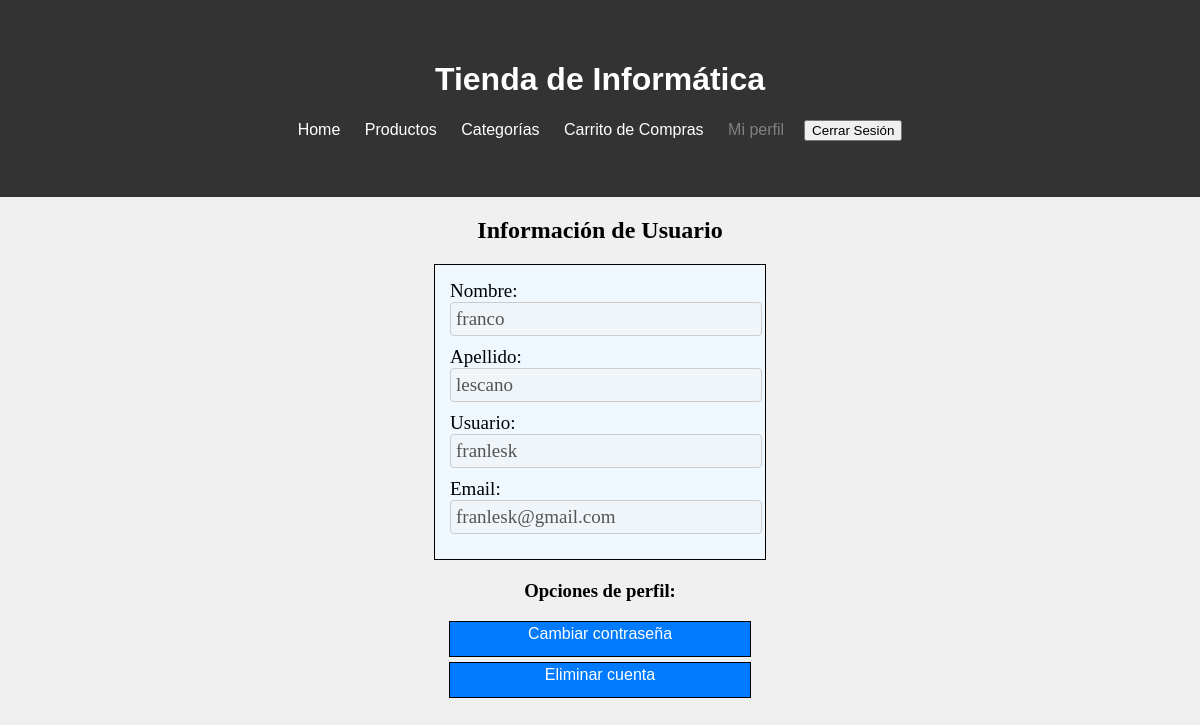
Screenshot of /Front/mostrar_perfil.php (signed in) with the database file from the repository.
### tables this page shows
CREATE TABLE `usuario` (
  `usuario_id` int(11) NOT NULL AUTO_INCREMENT,
  `usuario_nombre` varchar(40) NOT NULL,
  `usuario_apellido` varchar(40) NOT NULL,
  `usuario_usuario` varchar(20) NOT NULL,
  `usuario_clave` varchar(200) NOT NULL,
  `usuario_email` varchar(70) NOT NULL,
  PRIMARY KEY (`usuario_id`)
);

### php/repositorio.php (called while the page is built, shortened)
<?php
class Repositorio {
    private $conexion;
    public function __construct($conexion) {
        $this->conexion = $conexion;
    }
    public function obtenerUsuarioPorID($usuarioID) {
        $sql = "SELECT * FROM usuario WHERE usuario_id = ?";
        $stmt = $this->conexion->prepare($sql);
        $stmt->execute([$usuarioID]);
        $resultado = $stmt->fetch(PDO::FETCH_ASSOC);
        if ($resultado) {
            return new Usuario(
                $resultado['usuario_nombre'],
                $resultado['usuario_apellido'],
                $resultado['usuario_usuario'],
                $resultado['usuario_email'],
                $resultado['usuario_clave']
            );
        } else {
            return null;
        }
    }
}
?>

### php/usuario.php (called while the page is built, shortened)
<?php
class Usuario {
    private $usuario_nombre;
    private $usuario_apellido;
    private $usuario_usuario;
    private $usuario_email;
    public function __construct($usuario_nombre, $usuario_apellido, $usuario_usuario, $usuario_email, $usuario_clave) {
        $this->usuario_nombre = $usuario_nombre;
        $this->usuario_apellido = $usuario_apellido;
        $this->usuario_usuario = $usuario_usuario;
        $this->usuario_email = $usuario_email;
    }
    public function getNombre() {
        return $this->usuario_nombre;
    }
    public function getApellido() {
        return $this->usuario_apellido;
    }
    public function getUsuario() {
        return $this->usuario_usuario;
    }
    public function getEmail() {
        return $this->usuario_email;
    }
}
?>

### Front/perfil.php (the view, shortened to what this page needs)
<?php
require_once "../Controladores/conexion.php";
require_once "../php/usuario.php";
require_once "../php/repositorio.php";
if (isset($_SESSION['usuario_id'])) {
    $usuarioID = $_SESSION['usuario_id'];
    $conexion = conexion();
    $repositorio = new Repositorio($conexion);
    $usuario = $repositorio->obtenerUsuarioPorID($usuarioID);
    if ($usuario) {
        echo '<h2>Información de Usuario</h3>';
        echo '<form class="perfil_form">';
        echo '<label for="nombre">Nombre:</label>';
        echo '<input type="text" id="nombre" name="nombre" value="' . $usuario->getNombre() . '" disabled><br>';
        echo '<label for="apellido">Apellido:</label>';
        echo '<input type="text" id="apellido" name="apellido" value="' . $usuario->getApellido() . '" disabled><br>';
        echo '<label for="usuario">Usuario:</label>';
        echo '<input type="text" id="usuario" name="usuario" value="' . $usuario->getUsuario() . '" disabled><br>';
        echo '<label for="email">Email:</label>';
        echo '<input type="email" id="email" name="email" value="' . $usuario->getEmail() . '" disabled><br>';
        echo '</form>';
    } else {
        echo "Usuario no encontrado.";
    }
} else {
    echo "Sesión no iniciada. Debes iniciar sesión primero.";
}
?>

### Front/estilos/perfil.css (style rules this page uses)
body { font-family: Arial, sans-serif; background-color: #f0f0f0; margin: 0; padding: 0; }
h2 { color: #000; text-align: center; font-family: 'Times New Roman', Times, serif; }
.perfil_form { max-width: 300px; margin: 20px auto; background-color: #f0f8ff; border: 1px solid black; padding: 15px; }
label, input[type="text"], input[type="email"], input[type="password"] { font-family: 'Times New Roman', Times, serif; font-size: 19px; }
label { color: black; margin-top: 10px; text-align: center; }
input { width: 100%; font-size: 16px; padding: 5px; margin-bottom: 10px; border: 1px solid #ccc; border-radius: 4px; }

### rows the page displays
usuario: nombre "franco", apellido "lescano", usuario "franlesk", email "franlesk@gmail.com"
